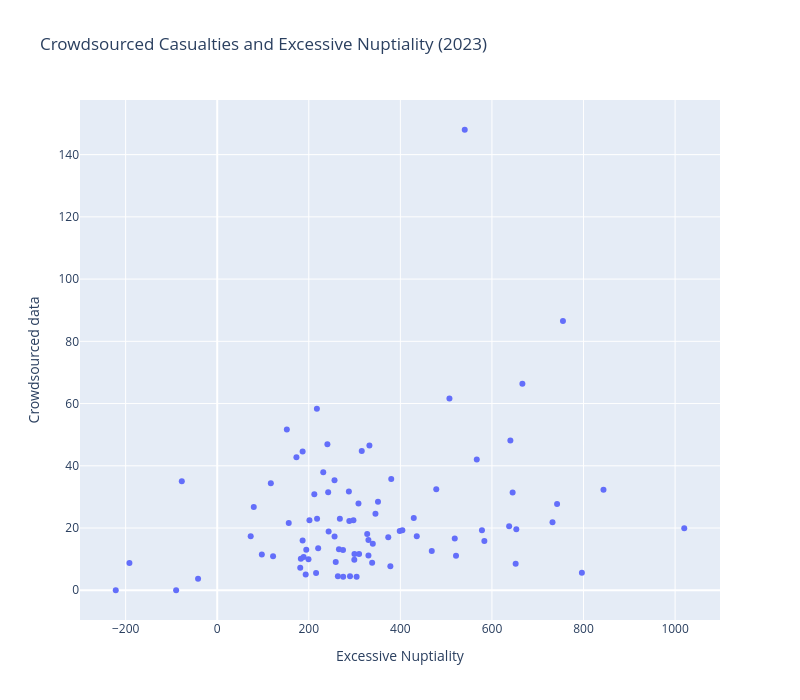

Here is the notebook cell this chart was saved with:
### Markdown cell above
# Only confirmed drafted Deaths

### Code cell
fig = px.scatter(
    df_full[df_full["Year"] == 2023],
    x='ex_nup_per100k',
    y='Drafted_pc',
    hover_name='Region',
    title="Crowdsourced Casualties and Excessive Nuptiality (2023)",
    labels={"ex_nup_per100k": "Excessive Nuptiality", "Drafted_pc": "Crowdsourced data"},
    width=800, height=700
)



fig.show()

### Figure 1 — Plotly figure (JSON) as saved in the notebook; plotly's stock layout.template omitted (floating-point values rounded to 4 significant figures)
{"data": [{"hovertemplate": "<b>%{hovertext}</b><br><br>Excessive Nuptiality=%{x}<br>Crowdsourced data=%{y}<extra></extra>", "hovertext": ["Алтайский край", "Амурская область", "Архангельская область без АО", "Астраханская область", "Белгородская область", "Брянская область", "Владимирская область", "Волгоградская область", "Вологодская область", "Воронежская область", "Москва", "Санкт-Петербург", "Севастополь", "Еврейская АО", "Забайкальский край", "Ивановская область", "Иркутская область", "Кабардино-Балкария", "Калининградская область", "Калужская область", "Камчатский край", "Карачаево-Черкесия", "Кемеровская область", "Кировская область", "Костромская область", "Краснодарский край", "Красноярский край", "Курганская область", "Курская область", "Ленинградская область", "Липецкая область", "Магаданская область", "Московская область", "Мурманская область", "Ненецкий АО", "Нижегородская область", "Новгородская область", "Новосибирская область", "Омская область", "Оренбургская область", "Орловская область", "Пензенская область", "Пермский край", "Приморский край", "Псковская область", "Республика Адыгея", "Республика Алтай", "Республика Башкортостан", "Республика Бурятия", "Республика Дагестан", "Республика Ингушетия", "Республика Калмыкия", "Республика Карелия", "Республика Коми", "Республика Крым", "Республика Марий Эл", "Республика Мордовия", "Якутия", "Северная Осетия", "Республика Татарстан", "Республика Тыва", "Республика Хакасия", "Ростовская область", "Рязанская область", "Самарская область", "Саратовская область", "Сахалинская область", "Свердловская область", "Смоленская область", "Ставропольский край", "Тамбовская область", "Тверская область", "Томская область", "Тульская область", "Тюменская область без АО", "Удмуртская Республика", "Ульяновская область", "Хабаровский край", "Ханты-Мансийский АО", "Челябинская область", "Чеченская Республика", "Чувашская Республика", "Чукотский АО", "Ямало-Hенецкий АО", "Ярославская область"], "legendgroup": "", "marker": {"color": "#636efa", "symbol": "circle"}, "mode": "markers", "name": "", "orientation": "v", "showlegend": false, "type": "scatter", "x": [435.8, 1020.0, 315.6, 79.83, 345.6, 212.0, 288.5, 287.6, 308.5, 265.8, 304.4, 263.5, 193.2, 796.4, 742.2, 339.8, 351.1, -41.84, 653.2, 186.5, 637.6, 199.3, 518.7, 299.7, 468.6, 274.8, 373.6, 398.6, 240.6, 299.4, 243.3, 507.1, 338.4, 258.8, 217.7, 194.5, 478.4, 429.3, 566.8, 173.0, 218.1, 215.9, 327.6, 732.2, 578.2, 275.1, 645.1, 156.2, 755.1, -191.7, -89.72, 152.1, 583.4, 242.3, 181.3, 186.5, 117.1, 332.4, -77.35, 256.2, 666.5, 640.2, 256.3, 182.7, 231.6, 330.3, 843.6, 404.4, 378.1, 188.7, 122.0, 380.1, 220.5, 309.8, 521.6, 97.46, 267.9, 651.8, 201.4, 330.2, -221.6, 73.11, 540.6, 290.0, 297.5], "xaxis": "x", "y": [17.37, 19.96, 44.75, 26.79, 24.55, 30.86, 22.25, 31.7, 27.88, 13.19, 4.374, 4.508, 5.078, 5.621, 27.74, 14.92, 28.42, 3.711, 19.57, 16.0, 20.56, 9.994, 16.6, 11.65, 12.62, 12.93, 17.01, 19.05, 46.9, 9.831, 18.92, 61.63, 8.818, 9.045, 58.31, 13.02, 32.48, 23.22, 42.04, 42.75, 23.02, 5.52, 18.09, 21.86, 19.3, 4.353, 31.38, 21.61, 86.54, 8.754, 0.0, 51.66, 15.82, 31.49, 7.231, 44.6, 34.38, 46.54, 35.05, 35.38, 66.35, 48.12, 17.31, 10.13, 37.92, 11.17, 32.33, 19.28, 7.702, 10.69, 10.94, 35.76, 13.52, 11.62, 11.06, 11.48, 22.95, 8.534, 22.49, 16.11, 0.0, 17.33, 148.0, 4.506, 22.5], "yaxis": "y"}], "layout": {"height": 700, "legend": {"tracegroupgap": 0}, "title": {"text": "Crowdsourced Casualties and Excessive Nuptiality (2023)"}, "width": 800, "xaxis": {"anchor": "y", "domain": [0, 1], "title": {"text": "Excessive Nuptiality"}}, "yaxis": {"anchor": "x", "domain": [0, 1], "title": {"text": "Crowdsourced data"}}}}
